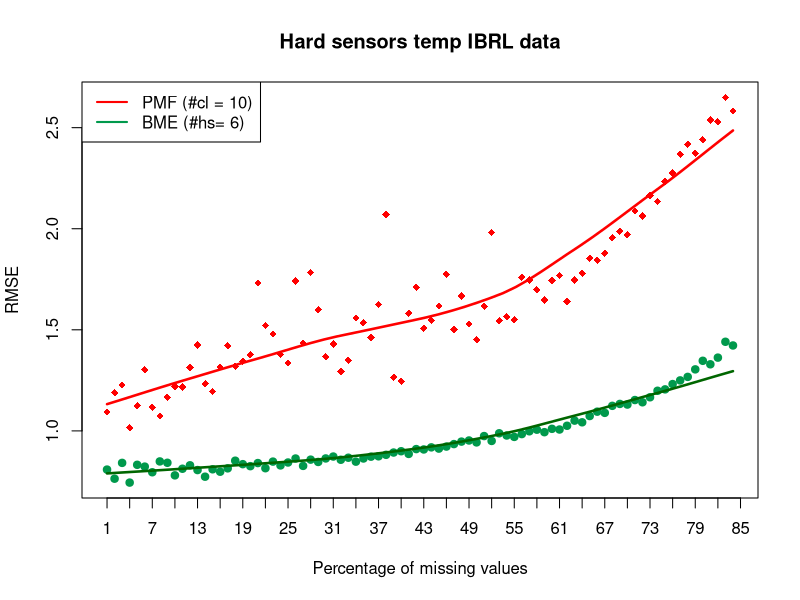
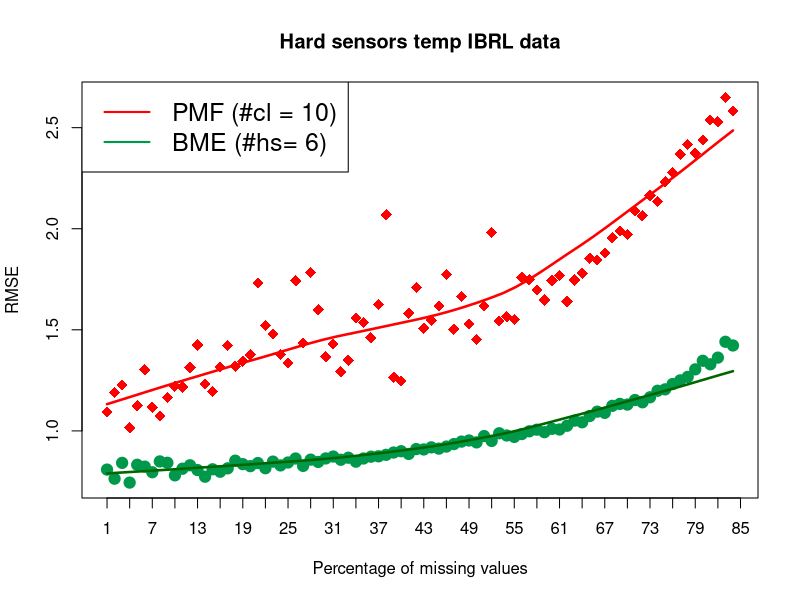

Reproduce these figures in R, in order.
df <- read.table("../hardBME2.csv", sep=",", head=F)
names(df)[2:5] = c("MAPE", "RMSE", "CVRMSE", "time")
df = df[1:84,]



#number of clusters = 10

df2 = read.table("../hardPMF22res.csv", sep=",", head=F)
df2[df2 == "NaN"] = NA
df2 = df2[1:85,]

df2 = data.frame(t(df2))
names(df2)[1] = c("cl")

df3 = aggregate(df2[, -c(1)], list(df2$cl), mean, na.rm=T)

df4 = data.frame(V1 =df$V1, RMSE = as.numeric(df3[10,-1]))  

plot(df$V1, df$RMSE,ylab ="RMSE", xlab ="Percentage of missing values"
     , main="Hard sensors temp IBRL data"#, ylim = c(4.003,4.027)
     , col="#00994C", pch = 19, xaxt="n", ylim = c(min(df4$RMSE, df$RMSE), max(df4$RMSE, df$RMSE))
)
axis(1, at = seq(1,85,3))
with(df, lines(loess.smooth(V1, RMSE),col = "#006600", lwd=2.5))
points(df4$V1,df4$RMSE , col="red", pch = 18, xaxt="n")
with(df4, lines(loess.smooth(V1, RMSE),col = "red", lwd=2.5))

legend("topleft", legend=c("PMF (#cl = 10)", "BME (#hs= 6)"),
       col=c("red", "#00994C"), lty = 1, cex=1, lwd=2)

dev.off()
svg(filename="fig1.svg", width = 12, height = 8, pointsize = 12)

plot(df$V1, df$RMSE,ylab ="RMSE", xlab ="Percentage of missing values"
     , main="Hard sensors temp IBRL data"#, ylim = c(4.003,4.027)
     , col="#00994C", pch = 19, cex = 1.5, xaxt="n", ylim = c(min(df4$RMSE, df$RMSE), max(df4$RMSE, df$RMSE))
)
axis(1, at = seq(1,85,3))
with(df, lines(loess.smooth(V1, RMSE),col = "#006600", lwd=2.5))
points(df4$V1,df4$RMSE , col="red", pch = 18, cex = 1.5, xaxt="n")
with(df4, lines(loess.smooth(V1, RMSE),col = "red", lwd=2.5))

legend("topleft", legend=c("PMF (#cl = 10)", "BME (#hs= 6)"),
       col=c("red", "#00994C"), lty = 1, cex=1.5, lwd=2)

dev.off()
